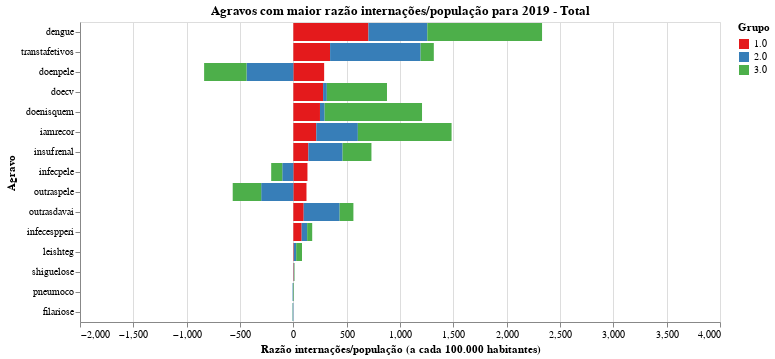

The notebook cell saved with this chart:
### Code cell
chart = plot_grafico_dif(df_19, df_r,
                         'taxa_nova_total', 
                         "Agravos com maior razão internações/população para 2019 - Total",
                        "Razão internações/população (a cada 100.000 habitantes)")

#chart.save('tx_bruta_t.svg')
chart

### Figure 1 — Vega-Lite specification as saved in the notebook (floating-point values rounded to 4 significant figures)
{"config": {"view": {"continuousWidth": 400, "continuousHeight": 300}, "range": {"category": {"scheme": "set1"}}}, "data": {"name": "data-47b98be935d1a8bea19c76aceb4459ad"}, "mark": "bar", "encoding": {"color": {"type": "nominal", "field": "grupo", "title": "Grupo"}, "order": {"type": "nominal", "field": "grupo", "sort": "ascending"}, "tooltip": {"type": "quantitative", "field": "taxa"}, "x": {"type": "quantitative", "field": "taxa", "scale": {"domain": [-2000, 4000]}, "title": "Razão internações/população (a cada 100.000 habitantes)"}, "y": {"type": "nominal", "field": "agravo", "sort": null, "title": "Agravo"}}, "title": "Agravos com maior razão internações/população para 2019 - Total", "width": 640, "$schema": "https://vega.github.io/schema/vega-lite/v4.8.1.json", "datasets": {"data-47b98be935d1a8bea19c76aceb4459ad": [{"agravo": "dengue", "grupo": "1.0", "taxa": 704.1}, {"agravo": "dengue", "grupo": "2.0", "taxa": 552.1}, {"agravo": "dengue", "grupo": "3.0", "taxa": 1075.0}, {"agravo": "transtafetivos", "grupo": "1.0", "taxa": 344.6}, {"agravo": "transtafetivos", "grupo": "2.0", "taxa": 848.9}, {"agravo": "transtafetivos", "grupo": "3.0", "taxa": 123.6}, {"agravo": "doenpele", "grupo": "1.0", "taxa": 288.8}, {"agravo": "doenpele", "grupo": "2.0", "taxa": -438.6}, {"agravo": "doenpele", "grupo": "3.0", "taxa": -397.8}, {"agravo": "doecv", "grupo": "1.0", "taxa": 279.0}, {"agravo": "doecv", "grupo": "2.0", "taxa": 35.13}, {"agravo": "doecv", "grupo": "3.0", "taxa": 563.8}, {"agravo": "doenisquem", "grupo": "1.0", "taxa": 249.7}, {"agravo": "doenisquem", "grupo": "2.0", "taxa": 43.93}, {"agravo": "doenisquem", "grupo": "3.0", "taxa": 912.8}, {"agravo": "iamrecor", "grupo": "1.0", "taxa": 215.1}, {"agravo": "iamrecor", "grupo": "2.0", "taxa": 389.8}, {"agravo": "iamrecor", "grupo": "3.0", "taxa": 878.7}, {"agravo": "insufrenal", "grupo": "1.0", "taxa": 141.0}, {"agravo": "insufrenal", "grupo": "2.0", "taxa": 320.7}, {"agravo": "insufrenal", "grupo": "3.0", "taxa": 270.5}, {"agravo": "infecpele", "grupo": "1.0", "taxa": 132.4}, {"agravo": "infecpele", "grupo": "2.0", "taxa": -103.7}, {"agravo": "infecpele", "grupo": "3.0", "taxa": -104.0}, {"agravo": "outraspele", "grupo": "1.0", "taxa": 123.3}, {"agravo": "outraspele", "grupo": "2.0", "taxa": -301.4}, {"agravo": "outraspele", "grupo": "3.0", "taxa": -267.0}, {"agravo": "outrasdavai", "grupo": "1.0", "taxa": 97.14}, {"agravo": "outrasdavai", "grupo": "2.0", "taxa": 337.1}, {"agravo": "outrasdavai", "grupo": "3.0", "taxa": 128.9}, {"agravo": "infecespperi", "grupo": "1.0", "taxa": 78.07}, {"agravo": "infecespperi", "grupo": "2.0", "taxa": 51.46}, {"agravo": "infecespperi", "grupo": "3.0", "taxa": 47.36}, {"agravo": "leishteg", "grupo": "1.0", "taxa": 4.504}, {"agravo": "leishteg", "grupo": "2.0", "taxa": 22.25}, {"agravo": "leishteg", "grupo": "3.0", "taxa": 54.69}, {"agravo": "shiguelose", "grupo": "1.0", "taxa": 3.861}, {"agravo": "shiguelose", "grupo": "2.0", "taxa": 3.805}, {"agravo": "shiguelose", "grupo": "3.0", "taxa": 4.04}, {"agravo": "pneumoco", "grupo": "1.0", "taxa": 0.6484}, {"agravo": "pneumoco", "grupo": "2.0", "taxa": -7.012}, {"agravo": "pneumoco", "grupo": "3.0", "taxa": 4.765}, {"agravo": "filariose", "grupo": "1.0", "taxa": 0.2276}, {"agravo": "filariose", "grupo": "2.0", "taxa": -6.312}, {"agravo": "filariose", "grupo": "3.0", "taxa": -2.154}]}}
